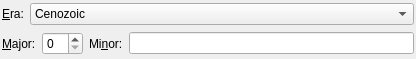
<ui version="4.0" >
 <class>EditPolarityChronIdWidget</class>
 <widget class="QWidget" name="EditPolarityChronIdWidget" >
  <property name="geometry" >
   <rect>
    <x>0</x>
    <y>0</y>
    <width>416</width>
    <height>59</height>
   </rect>
  </property>
  <property name="windowTitle" >
   <string>Form</string>
  </property>
  <layout class="QVBoxLayout" >
   <property name="leftMargin" >
    <number>2</number>
   </property>
   <property name="topMargin" >
    <number>2</number>
   </property>
   <property name="rightMargin" >
    <number>2</number>
   </property>
   <property name="bottomMargin" >
    <number>2</number>
   </property>
   <item>
    <layout class="QHBoxLayout" >
     <item>
      <widget class="QLabel" name="label_era" >
       <property name="text" >
        <string>&amp;Era:</string>
       </property>
       <property name="buddy" >
        <cstring>combobox_era</cstring>
       </property>
      </widget>
     </item>
     <item>
      <widget class="QComboBox" name="combobox_era" >
       <property name="sizePolicy" >
        <sizepolicy vsizetype="Fixed" hsizetype="Expanding" >
         <horstretch>0</horstretch>
         <verstretch>0</verstretch>
        </sizepolicy>
       </property>
       <item>
        <property name="text" >
         <string>Cenozoic</string>
        </property>
       </item>
       <item>
        <property name="text" >
         <string>Mesozoic</string>
        </property>
       </item>
      </widget>
     </item>
    </layout>
   </item>
   <item>
    <layout class="QHBoxLayout" >
     <item>
      <widget class="QLabel" name="label_major" >
       <property name="text" >
        <string>&amp;Major:</string>
       </property>
       <property name="buddy" >
        <cstring>spinbox_major</cstring>
       </property>
      </widget>
     </item>
     <item>
      <widget class="QSpinBox" name="spinbox_major" />
     </item>
     <item>
      <widget class="QLabel" name="label_minor" >
       <property name="text" >
        <string>Mi&amp;nor:</string>
       </property>
       <property name="buddy" >
        <cstring>lineedit_minor</cstring>
       </property>
      </widget>
     </item>
     <item>
      <widget class="QLineEdit" name="lineedit_minor" />
     </item>
    </layout>
   </item>
  </layout>
 </widget>
 <resources/>
 <connections/>
</ui>
